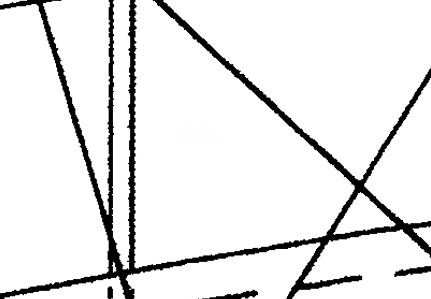
#> input picture F2_test.JPEG, 431 x 299 px
$ python -i cv_detector.py   (imports and definitions only)
#> lines starting #> are read from the running program, lines starting #| are printed output that depends on the picture; after the words box and inside, x2 and y2 are one past the last pixel; in counts of white or black regions, pixels touching at a corner belong together
"""
Classical Computer Vision detector for PlanMod.

Uses OpenCV for line, edge, and shape detection.
"""

import logging
from typing import Any, Optional

import cv2
import numpy as np

logger = logging.getLogger(__name__)


class CVDetector:
    """
    Classical CV-based detector for drawing analysis.

    Detects:
    - Lines (using Hough transform)
    - Edges (using Canny)
    - Contours
    - Circles and arcs
    """

    def __init__(
        self,
        canny_low: int = 50,
        canny_high: int = 150,
        hough_threshold: int = 80,
        min_line_length: int = 30,
        max_line_gap: int = 10,
    ):
        """
        Initialize CV detector.

        Args:
            canny_low: Canny edge detection low threshold
            canny_high: Canny edge detection high threshold
            hough_threshold: Hough line detection threshold
            min_line_length: Minimum line length for detection
            max_line_gap: Maximum gap between line segments
        """
        self.canny_low = canny_low
        self.canny_high = canny_high
        self.hough_threshold = hough_threshold
        self.min_line_length = min_line_length
        self.max_line_gap = max_line_gap

    def detect(self, image: np.ndarray) -> dict[str, Any]:
        """
        Run full detection pipeline on image.

        Args:
            image: Input image (RGB or grayscale)

        Returns:
            Dictionary with detection results
        """
        logger.info(f"Running CV detection on image {image.shape}")

        # Convert to grayscale if needed
        if len(image.shape) == 3:
            gray = cv2.cvtColor(image, cv2.COLOR_RGB2GRAY)
        else:
            gray = image

        # Detect edges
        edges = self.detect_edges(gray)

        # Detect lines
        lines = self.detect_lines(edges)

        # Detect contours
        contours = self.detect_contours(edges)

        # Detect circles
        circles = self.detect_circles(gray)

        # Find intersections
        intersections = self.find_intersections(lines)

        logger.info(
            f"CV detection complete: {len(lines)} lines, "
            f"{len(contours)} contours, {len(circles)} circles"
        )

        return {
            "edges": edges,
            "lines": lines,
            "contours": contours,
            "circles": circles,
            "intersections": intersections,
        }

    def detect_edges(self, gray: np.ndarray) -> np.ndarray:
        """
        Detect edges using Canny edge detection.

        Args:
            gray: Grayscale image

        Returns:
            Edge image
        """
        # Apply Gaussian blur to reduce noise
        blurred = cv2.GaussianBlur(gray, (5, 5), 0)

        # Apply Canny edge detection
        edges = cv2.Canny(blurred, self.canny_low, self.canny_high)

        return edges

    def detect_lines(
        self,
        edges: np.ndarray,
        probabilistic: bool = True,
    ) -> list[dict]:
        """
        Detect lines using Hough transform.

        Args:
            edges: Edge image from Canny
            probabilistic: Use probabilistic Hough (default) or standard

        Returns:
            List of line dictionaries with start/end points
        """
        lines = []

        if probabilistic:
            # Probabilistic Hough Transform
            detected = cv2.HoughLinesP(
                edges,
                rho=1,
                theta=np.pi / 180,
                threshold=self.hough_threshold,
                minLineLength=self.min_line_length,
                maxLineGap=self.max_line_gap,
            )

            if detected is not None:
                for line in detected:
                    x1, y1, x2, y2 = line[0]
                    lines.append({
                        "start": (int(x1), int(y1)),
                        "end": (int(x2), int(y2)),
                        "length": np.sqrt((x2 - x1) ** 2 + (y2 - y1) ** 2),
                        "angle": np.degrees(np.arctan2(y2 - y1, x2 - x1)),
                    })
        else:
            # Standard Hough Transform
            detected = cv2.HoughLines(
                edges,
                rho=1,
                theta=np.pi / 180,
                threshold=self.hough_threshold,
            )

            if detected is not None:
                for line in detected:
                    rho, theta = line[0]
                    a = np.cos(theta)
                    b = np.sin(theta)
                    x0 = a * rho
                    y0 = b * rho

                    # Extend line across image
                    x1 = int(x0 + 1000 * (-b))
                    y1 = int(y0 + 1000 * (a))
                    x2 = int(x0 - 1000 * (-b))
                    y2 = int(y0 - 1000 * (a))

                    lines.append({
                        "start": (x1, y1),
                        "end": (x2, y2),
                        "rho": float(rho),
                        "theta": float(theta),
                        "angle": np.degrees(theta),
                    })

        return lines

    def detect_contours(
        self,
        edges: np.ndarray,
        min_area: int = 100,
    ) -> list[dict]:
        """
        Detect contours in edge image.

        Args:
            edges: Edge image
            min_area: Minimum contour area to keep

        Returns:
            List of contour dictionaries
        """
        # Find contours
        contours, hierarchy = cv2.findContours(
            edges,
            cv2.RETR_TREE,
            cv2.CHAIN_APPROX_SIMPLE,
        )

        result = []

        for i, contour in enumerate(contours):
            area = cv2.contourArea(contour)

            if area < min_area:
                continue

            # Get bounding box
            x, y, w, h = cv2.boundingRect(contour)

            # Get perimeter
            perimeter = cv2.arcLength(contour, closed=True)

            # Approximate polygon
            epsilon = 0.02 * perimeter
            approx = cv2.approxPolyDP(contour, epsilon, closed=True)

            # Determine shape
            num_vertices = len(approx)
            shape = self._classify_shape(num_vertices, area, w, h)

            result.append({
                "id": i,
                "area": float(area),
                "perimeter": float(perimeter),
                "bounds": {"x": int(x), "y": int(y), "width": int(w), "height": int(h)},
                "vertices": num_vertices,
                "shape": shape,
                "points": contour.tolist(),
                "hierarchy": hierarchy[0][i].tolist() if hierarchy is not None else None,
            })

        return result

    def detect_circles(
        self,
        gray: np.ndarray,
        min_radius: int = 10,
        max_radius: int = 100,
    ) -> list[dict]:
        """
        Detect circles using Hough Circle Transform.

        Args:
            gray: Grayscale image
            min_radius: Minimum circle radius
            max_radius: Maximum circle radius

        Returns:
            List of circle dictionaries
        """
        # Apply blur
        blurred = cv2.GaussianBlur(gray, (9, 9), 2)

        # Detect circles
        circles = cv2.HoughCircles(
            blurred,
            cv2.HOUGH_GRADIENT,
            dp=1,
            minDist=30,
            param1=50,
            param2=30,
            minRadius=min_radius,
            maxRadius=max_radius,
        )

        result = []

        if circles is not None:
            circles = np.uint16(np.around(circles))

            for circle in circles[0]:
                result.append({
                    "center": (int(circle[0]), int(circle[1])),
                    "radius": int(circle[2]),
                })

        return result

    def find_intersections(
        self,
        lines: list[dict],
        tolerance: int = 5,
    ) -> list[dict]:
        """
        Find intersections between detected lines.

        Args:
            lines: List of line dictionaries
            tolerance: Tolerance for considering lines as intersecting

        Returns:
            List of intersection points
        """
        intersections = []

        for i, line1 in enumerate(lines):
            for j, line2 in enumerate(lines[i + 1:], i + 1):
                point = self._line_intersection(
                    line1["start"], line1["end"],
                    line2["start"], line2["end"],
                )

                if point is not None:
                    intersections.append({
                        "point": point,
                        "line_ids": (i, j),
                    })

        return intersections

    def _classify_shape(
        self,
        num_vertices: int,
        area: float,
        width: int,
        height: int,
    ) -> str:
        """Classify shape based on properties."""
        aspect_ratio = width / height if height > 0 else 1

        if num_vertices == 3:
            return "triangle"
        elif num_vertices == 4:
            if 0.95 <= aspect_ratio <= 1.05:
                return "square"
            return "rectangle"
        elif num_vertices == 5:
            return "pentagon"
        elif num_vertices == 6:
            return "hexagon"
        elif num_vertices > 6:
            # Check if it's approximately circular
            circularity = 4 * np.pi * area / ((2 * np.pi * max(width, height) / 2) ** 2)
            if circularity > 0.7:
                return "circle"
            return "polygon"

        return "unknown"

    def _line_intersection(
        self,
        p1: tuple,
        p2: tuple,
        p3: tuple,
        p4: tuple,
    ) -> Optional[tuple]:
        """
        Calculate intersection point of two lines.

        Args:
            p1, p2: Points defining first line
            p3, p4: Points defining second line

        Returns:
            Intersection point or None if parallel
        """
        x1, y1 = p1
        x2, y2 = p2
        x3, y3 = p3
        x4, y4 = p4

        denom = (x1 - x2) * (y3 - y4) - (y1 - y2) * (x3 - x4)

        if abs(denom) < 1e-10:
            return None  # Lines are parallel

        t = ((x1 - x3) * (y3 - y4) - (y1 - y3) * (x3 - x4)) / denom

        # Check if intersection is within line segments
        if 0 <= t <= 1:
            x = x1 + t * (x2 - x1)
            y = y1 + t * (y2 - y1)
            return (int(x), int(y))

        return None

    # [52 lines left out: function draw_detections, not called in this run]

>>> import cv2
>>> picture = cv2.cvtColor(cv2.imread('../../F2_test.JPEG'), cv2.COLOR_BGR2RGB)
#> picture is the input picture: shape (299, 431, 3); min 0, max 255, mean 232.3
>>> result = CVDetector().detect(picture)
#> in detect_edges, `blurred = cv2.GaussianBlur(gray, (5, 5), 0)`:
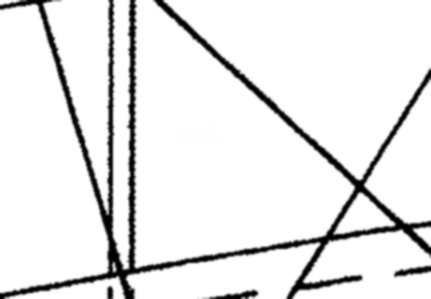
#> blurred: shape (299, 431); min 0, max 255, mean 232.3
#> in detect_edges, `edges = cv2.Canny(blurred, self.canny_low, self.canny_high)`:
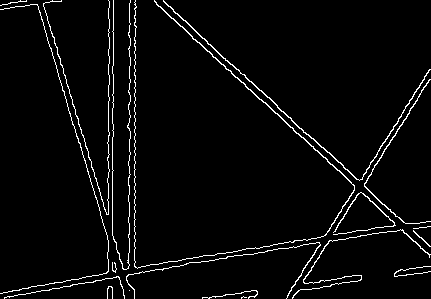
#> edges: shape (299, 431); 3.5% white in thin lines or dots
#> in detect_lines, `detected = cv2.HoughLinesP( edges, rho=1, theta=np.pi / 180, threshold..`: detected = 22 rows, first 6: [292, 298, 429, 79], [223, 64, 429, 256], [308, 134, 429, 246], [4, 297, 139, 273], [134, 273, 134, 37], [129, 252, 129, 3]
#> the loop in detect_lines, `for line in detected:` made 22 passes
#> (x1, y1, x2, y2) on passes 1 to 12: (292, 298, 429, 79), (223, 64, 429, 256), (308, 134, 429, 246), (4, 297, 139, 273), (134, 273, 134, 37), (129, 252, 129, 3), (108, 214, 108, 49), (43, 5, 106, 214), (36, 4, 108, 240), (287, 296, 428, 70), (163, 0, 321, 147), (175, 261, 304, 239)
#> after the loop in detect_lines, `for line in detected:`: lines = 22 items
#> in detect_contours, `contours, hierarchy = cv2.findContours( edges, cv2.RETR_TREE, cv2.CHAI..`: contours = 19 contours, 10 with area under 20; largest, box (x1, y1, x2, y2) and area: (163, 0, 431, 181) 230, (134, 0, 355, 269) 218, (364, 79, 431, 224) 95, (292, 229, 431, 299) 64, (333, 192, 396, 235) 52
#> the loop in detect_contours, `for i, contour in enumerate(contours):` made 19 passes
#> area on passes 8, 10, 12, 13, 14, 17, 18: 49, 63.5, 52.5, 95, 22, 23, 36
#> (area, x, y, w, h, perimeter, epsilon, approx) on pass 15: (229.5, 163, 0, 268, 181, 835.4, 16.71, [[163, 0], [359, 180], [430, 69], [359, 180]])
#> after the loop in detect_contours, `for i, contour in enumerate(contours):`: result = 2 items
#> in detect_circles, `blurred = cv2.GaussianBlur(gray, (9, 9), 2)`:
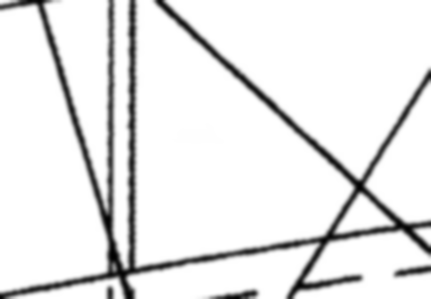
#> blurred: shape (299, 431); min 1, max 255, mean 232.3
#> in detect_circles, `circles = cv2.HoughCircles( blurred, cv2.HOUGH_GRADIENT, dp=1, minDist..`: circles = None
#> in detect, `circles = self.detect_circles(gray)`: circles = []
#> the loop in find_intersections, `for i, line1 in enumerate(lines):` made 22 passes
